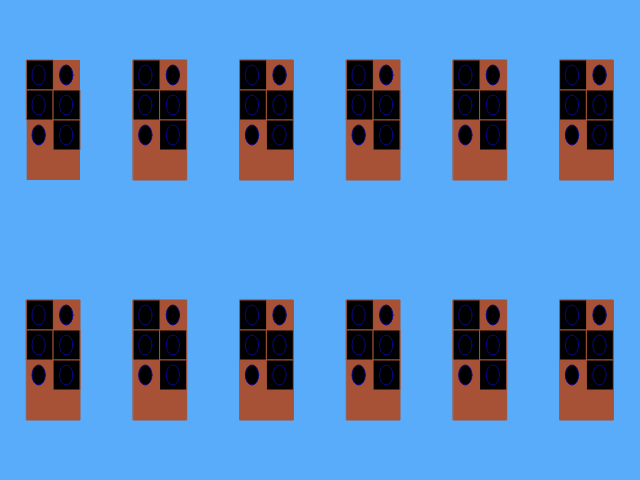
Frame 1 (no input)
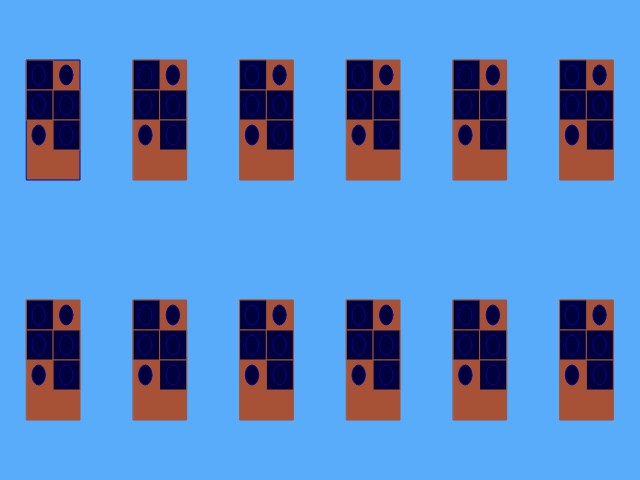
Frame 60 (no input)
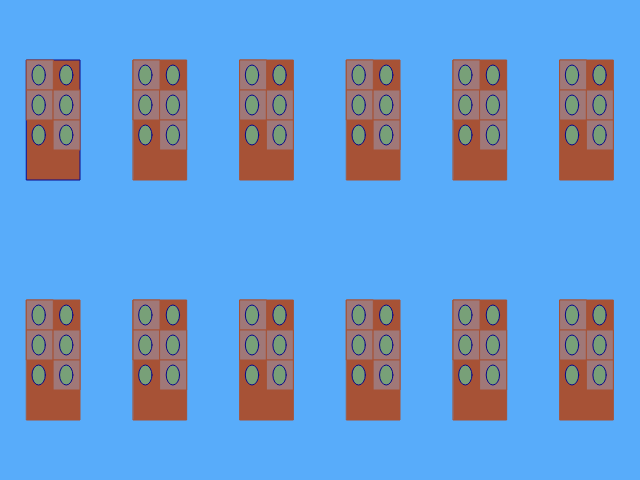
Frame 120 (the mouse pressed at the canvas centre since frame 60)

The p5.js sketch that drew these frames (run headless with seeded random() and noise() and a simulated clock; from frame 60 on, the mouse is pressed at the canvas centre):

// p5.js sketch
// ── sketch.js
function setup() { 
   createCanvas(640, 480);
    noStroke();
}

function draw() {
    background(88, 172, 250);
    
    var ww = width/6;
    var wh = height/2;
    
    for ( var x = ww/4; x < width; x+=ww) {
       for (var y = wh/4; y < height; y+=wh) {
           
           fill(167, 82, 54);
           rect(x, y, ww/2, wh/2);
           fill (mouseX/2, mouseY/2, frameCount%255);
           stroke(167, 82, 54);
           rect(x, y, ww/4, wh/8);
           rect(x, y + wh/8, ww/4, wh/8);
           rect(x + ww/4, y + wh/8, ww/4, wh/8);
           rect(x + ww/4, y + wh/8 * 2, ww/4, wh/8);
           
       }
    }
    for ( var x = ww/4; x < width; x+=ww) {
       for (var y = wh/4; y < height; y+=wh) { 
           
           fill (mouseY/2, mouseX/2, frameCount%255);
           stroke (8, 8, 138)
           ellipse(x+12, y+15, ww/8, wh/12);
           ellipse(x+12, y + wh/8 + 15, ww/8, wh/12);
           ellipse(x + ww/3 + 4, y + wh/8 + 15, ww/8, wh/12);
           ellipse(x + ww/3 +4, y + wh/8 * 2 + 15, ww/8, wh/12);
           ellipse(x + ww/3 + 4, y+15, ww/8, wh/12);
           ellipse(x+12, y + wh/8 * 2 + 15, ww/8, wh/12);
        }
    }
        
}
